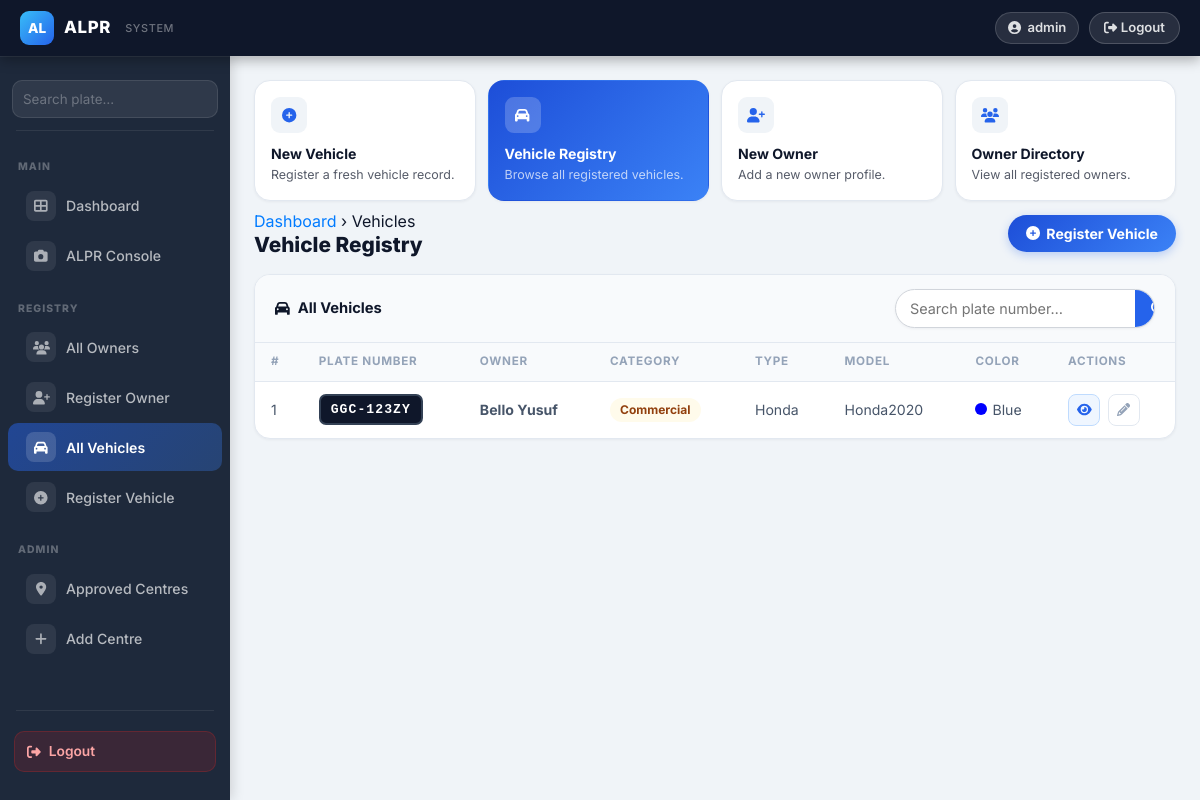
Page /car-list/ (signed in) on the committed database.
### owners/models.py (models this page shows, shortened)
class TimeModels(models.Model):
    created = models.DateTimeField(auto_now=False, auto_now_add=True)
    updated = models.DateTimeField(auto_now=True, auto_now_add=False)
    class Meta:
        abstract = True

class CarRegisteration(TimeModels):
    VEHICLE_CATEGORIES = (
        ("Government", "Government"),
        ("Commercial", "Commercial"),
        ("Private", "Private"),
    )
    VEHICLE_SUB_CATEGORY = (
        ("Diplomatic and Foreign Mission", "Diplomatic and Foreign Mission"),
        ("Federal Parastatals/Agencies/Department", "Federal Parastatals/Agencies/Department"),
        ("LGA", "LGA"),
        ("Military/Paramilitaries", "Military/Paramilitaries"),
        ("State Ministries/Agencies/Department", "State Ministries/Agencies/Department"),
    )
    VEHICLE_MAKE = (
        ("100", "100"),
        ("1617", "1617"),
        ("190", "190"),
        ("420", "420"),
        ("5 SERIES", "5 SERIES"),
    )
    FUEL_TYPE = (
        ("Petrol", "Petrol"),
        ("Diesel", "Diesel"),
        ("Bio-Fuel", "Bio-Fuel"),
    )
    VEHICLE_TYPE = (
        ("Telsa", "Telsa"),
        ("BMW", "BMW"),
        ("Ferrari", "Ferrari"),
        ("Honda", "Honda"),
        ("Toyota", "Toyota"),
        ("Audi", "Audi"),
        ("Jeep", "Jeep"),
        ("Mazda", "Mazda"),
        ("Nissan", "Nissan"),
    )
    ENGINE_CAPACITY =(
        ("Above 3.0", "Above 3.0"),
        ("Below 1.6", "Below 1.6"),
        ("Between 1.6 and 2.0", "Between 1.6 and 2.0"),
        ("Between 2.1 and 3.0", "Between 2.1 and 3.0"),
    )
    owner = models.ForeignKey(Owner, verbose_name=("Owner"), on_delete=models.CASCADE)
    vehicle_category = models.CharField(choices=VEHICLE_CATEGORIES, max_length=15)
    vehicle_sub_category = models.CharField(choices=VEHICLE_SUB_CATEGORY, max_length=50)
    plate_number = models.CharField(max_length=20)
    vehicle_make = models.CharField(choices=VEHICLE_MAKE, max_length=20)
    color = models.CharField(max_length=10)
    fuel_type = models.CharField(choices=FUEL_TYPE, max_length=50)
    year_of_manufacture = models.CharField(max_length=4, help_text="2000")
    model = models.CharField(max_length=10)
    engine_number = models.CharField(max_length=10)
    policy_number = models.CharField(max_length=10)
    vehicle_type = models.CharField(("Vehicle Type/Group"), choices=VEHICLE_TYPE, max_length=50)
    chassis_no = models.CharField(("Chassis Number"), max_length=15)
    engine_capacity = models.CharField(choices=ENGINE_CAPACITY, max_length=50)
    tank_capacity = models.CharField(max_length=50)
    odometer = models.CharField(max_length=15)

class Owner(TimeModels):
    SEX_TYPE = (
        ("Male", "Male"),
        ("Female", "Female"),
    )
    MARITAL_STATUS = (
        ("Single", "Single"),
        ("Married", "Married"),
        ("Divorced", "Divorced"),
    )
    OCCUPATION = (
        ("Student", "Student"),
        ("Civil Servant", "Civil Servant"),
        ("Business", "Business"),
    )
    full_name = models.CharField(max_length=100)
    sex = models.CharField(choices=SEX_TYPE ,max_length=50)
    marital_status = models.CharField(choices=MARITAL_STATUS ,max_length=50)
    occupation = models.CharField(choices=OCCUPATION, max_length=50)
    date_of_birth = models.DateField(auto_now=False, auto_now_add=False, help_text="Date of Birth Format 2000-11-25")
    phone = models.CharField(max_length=20)
    email = models.EmailField(max_length=254)
    residential_address = models.CharField(max_length=50)
    state = models.CharField(max_length=50)
    local_government = models.CharField(("Local government"), max_length=50)
    nationality = models.CharField(max_length=50)
    class Meta:
        verbose_name = 'Owner'
        verbose_name_plural = 'Owners'

### owners/views.py (the view)
# urls.py: path("car-list/", CarRegistrationListViews.as_view(), name="car-list"),
class CarRegistrationListViews(LoginRequiredMixin, ListView):
    model = CarRegisteration
    context_object_name = "cars"
    paginate_by = 10
    template_name = "content/car_list.html"

### owners/templates/content/car_list.html (shortened to what this page needs)
{% extends "base.html" %}
{% load static %}
{% block content %}
{% include "include/header.html" %}
<div class="d-flex align-items-center justify-content-between mb-3 mt-2 flex-wrap" style="gap:12px;">
  <div>
    <div class="breadcrumb-trail"><a href="{% url 'dashboard' %}">Dashboard</a> <span>›</span> Vehicles</div>
    <h2 style="font-size:1.3rem;font-weight:800;margin:0;">Vehicle Registry</h2>
  </div>
  <a href="{% url 'car-create' %}" class="btn-primary-ui">
    <i class="fas fa-plus-circle"></i> Register Vehicle
  </a>
</div>
<div class="ui-table-wrap">
  <div class="ui-table-toolbar">
    <span class="ui-table-toolbar-title">
      <i class="fas fa-car" style="color:var(--alpr-blue);"></i> All Vehicles
    </span>
    <form action="{% url 'search' %}" method="get" style="display:flex;gap:8px;align-items:center;">
      <div class="search-bar" style="width:260px;position:relative;">
        <input type="text" name="q" placeholder="Search plate number…" autocomplete="off"
               value="{{ request.GET.q }}">
        <button type="submit"><i class="fas fa-search"></i></button>
      </div>
    </form>
  </div>
  <div class="table-responsive">
    <table class="ui-table">
      <thead>
        <tr>
          <th>#</th>
          <th>Plate Number</th>
          <th>Owner</th>
          <th>Category</th>
          <th>Type</th>
          <th>Model</th>
          <th>Color</th>
          <th>Actions</th>
        </tr>
      </thead>
      <tbody>
        {% for car in cars %}
        <tr>
          <td style="color:var(--alpr-text-muted);font-size:.82rem;">{{ car.id }}</td>
          <td><span class="plate-badge">{{ car.plate_number }}</span></td>
          <td><strong>{{ car.owner.full_name }}</strong></td>
          <td>
            {% if car.vehicle_category == "Government" %}
              <span class="badge-pill-blue">{{ car.vehicle_category }}</span>
            {% elif car.vehicle_category == "Commercial" %}
              <span class="badge-pill-amber">{{ car.vehicle_category }}</span>
            {% else %}
              <span class="badge-pill-gray">{{ car.vehicle_category }}</span>
            {% endif %}
          </td>
          <td>{{ car.vehicle_type }}</td>
          <td>{{ car.model }}</td>
          <td>
            <span style="display:inline-flex;align-items:center;gap:5px;">
              <span style="width:12px;height:12px;border-radius:50%;background:{{ car.color|lower }};border:1px solid var(--alpr-border-dark);display:inline-block;"></span>
              {{ car.color }}
            </span>
          </td>
          <td>
            <a href="{% url 'car-detail' car.id %}" class="btn-icon btn-icon--blue" title="View"><i class="fas fa-eye"></i></a>
            <a href="{% url 'car-update' car.id %}" class="btn-icon ml-1" title="Edit"><i class="fas fa-pencil-alt"></i></a>
          </td>
        </tr>
        {% endfor %}
      </tbody>
    </table>
  </div>
</div>
{% endblock %}

### owners/templates/base.html (shortened to what this page needs)
{% load static %}
<!DOCTYPE html>
<html lang="en">
<head>
  <link rel="stylesheet" href="{% static 'css/bootstrap.css' %}">
  <link rel="stylesheet" href="{% static 'css/all.css' %}">
</head>
<body>
  <nav class="top-navbar">
    <div style="display:flex;align-items:center;gap:12px;">
      <a class="top-navbar-brand" href="{% url 'dashboard' %}">
        <div class="brand-icon">AL</div>
        <div>
          <div class="brand-name">ALPR</div>
        </div>
        <div class="brand-sub ml-1">SYSTEM</div>
      </a>
    </div>
    <div class="top-navbar-right">
      <span class="nav-user-pill d-none d-md-flex">
        <i class="fas fa-user-circle"></i>
        {{ request.user.username }}
      </span>
      <form method="post" action="{% url 'logout' %}" class="nav-logout-form">
        <button type="submit" class="nav-logout-btn">
          <i class="fas fa-sign-out-alt"></i> Logout
        </button>
      </form>
    </div>
  </nav>
  <aside class="sidebar" id="sidebar">
    <div class="sidebar-search">
      <form action="{% url 'search' %}" method="get">
        <div class="sidebar-search-inner">
          <input type="text" name="q" placeholder="Search plate…" autocomplete="off">
        </div>
      </form>
    </div>
    <div class="sidebar-divider"></div>
    <div class="sidebar-section-label">Main</div>
    <a href="{% url 'dashboard' %}" class="sidebar-link {% if request.resolver_match.view_name == 'dashboard' %}active{% endif %}">
      <span class="si"><i class="fas fa-th-large"></i></span> Dashboard
    </a>
    <a href="{% url 'alpr-upload' %}" class="sidebar-link {% if request.resolver_match.view_name == 'alpr-upload' %}active{% endif %}">
      <span class="si"><i class="fas fa-camera"></i></span> ALPR Console
    </a>
    <div class="sidebar-section-label">Registry</div>
    <a href="{% url 'owner-list' %}" class="sidebar-link {% if request.resolver_match.view_name in 'owner-list,owner-detail' %}active{% endif %}">
      <span class="si"><i class="fas fa-users"></i></span> All Owners
    </a>
    <a href="{% url 'owner-create' %}" class="sidebar-link {% if request.resolver_match.view_name == 'owner-create' %}active{% endif %}">
      <span class="si"><i class="fas fa-user-plus"></i></span> Register Owner
    </a>
    <a href="{% url 'car-list' %}" class="sidebar-link {% if request.resolver_match.view_name == 'car-list' %}active{% endif %}">
      <span class="si"><i class="fas fa-car"></i></span> All Vehicles
    </a>
    <a href="{% url 'car-create' %}" class="sidebar-link {% if request.resolver_match.view_name == 'car-create' %}active{% endif %}">
      <span class="si"><i class="fas fa-plus-circle"></i></span> Register Vehicle
    </a>
    <div class="sidebar-section-label">Admin</div>
    <a href="{% url 'state-list' %}" class="sidebar-link {% if request.resolver_match.view_name == 'state-list' %}active{% endif %}">
      <span class="si"><i class="fas fa-map-marker-alt"></i></span> Approved Centres
    </a>
    <a href="{% url 'state-create' %}" class="sidebar-link {% if request.resolver_match.view_name == 'state-create' %}active{% endif %}">
      <span class="si"><i class="fas fa-plus"></i></span> Add Centre
    </a>
    <div class="sidebar-divider" style="margin-top:auto;"></div>
    <div style="padding:12px 14px;">
      <form method="post" action="{% url 'logout' %}">
        <button type="submit" style="width:100%;display:flex;align-items:center;gap:8px;padding:9px 12px;background:rgba(220,38,38,.15);border:1px solid rgba(220,38,38,.25);border-radius:10px;color:#fca5a5;font-size:.86rem;font-weight:600;cursor:pointer;transition:background .15s;">
          <i class="fas fa-sign-out-alt"></i> Logout
        </button>
      </form>
    </div>
  </aside>
  <div class="main-content">
    <div class="page-body">
      {% block content %}{% endblock %}
    </div>
  </div>
</body>
</html>

### owners/static/css/all.css (style rules this page uses)
.fa-camera:before { content: "\f030"; }
.fa-car:before { content: "\f1b9"; }
.fa-eye:before { content: "\f06e"; }
.fa-plus:before { content: "\f067"; }
.fa-user-plus:before { content: "\f234"; }
.fa-users:before { content: "\f0c0"; }

### rows in the picture
CarRegisteration: id "1", plate_number "GGC-123ZY", owner.full_name "Bello Yusuf", vehicle_category "Commercial", vehicle_type "Honda", model "Honda2020", color "Blue"

### other values in the picture
{{ request.user.username }} "admin"
